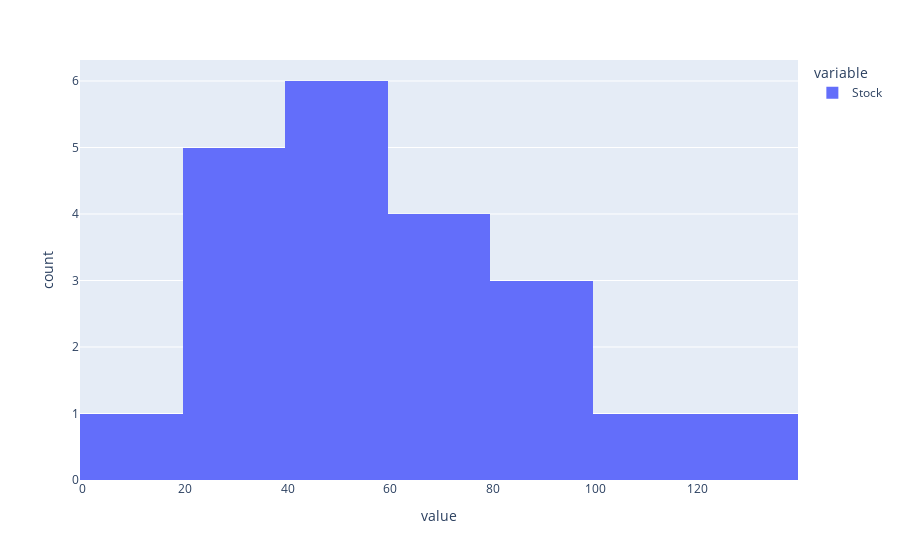

Notebook code cell kept with this figure:
### Code cell
import plotly.express as px
f = px.histogram( # se pueden modificar el numero de bins, etc
    df.Stock
)
f.show()

### Figure 1 — Plotly figure (JSON) as saved in the notebook; plotly's stock layout.template omitted (floating-point values rounded to 4 significant figures)
{"data": [{"alignmentgroup": "True", "bingroup": "x", "hovertemplate": "variable=Stock<br>value=%{x}<br>count=%{y}<extra></extra>", "legendgroup": "Stock", "marker": {"color": "#636efa", "pattern": {"shape": ""}}, "name": "Stock", "offsetgroup": "Stock", "orientation": "v", "showlegend": true, "type": "histogram", "x": [100, 75, 120, 50, 40, 30, 85, 60, 75, 40, 55, 35, 90, 65, 80, 20, 15, 25, 45, 30, 55], "xaxis": "x", "yaxis": "y"}], "layout": {"barmode": "relative", "legend": {"title": {"text": "variable"}, "tracegroupgap": 0}, "margin": {"t": 60}, "xaxis": {"anchor": "y", "domain": [0, 1], "title": {"text": "value"}}, "yaxis": {"anchor": "x", "domain": [0, 1], "title": {"text": "count"}}}}
